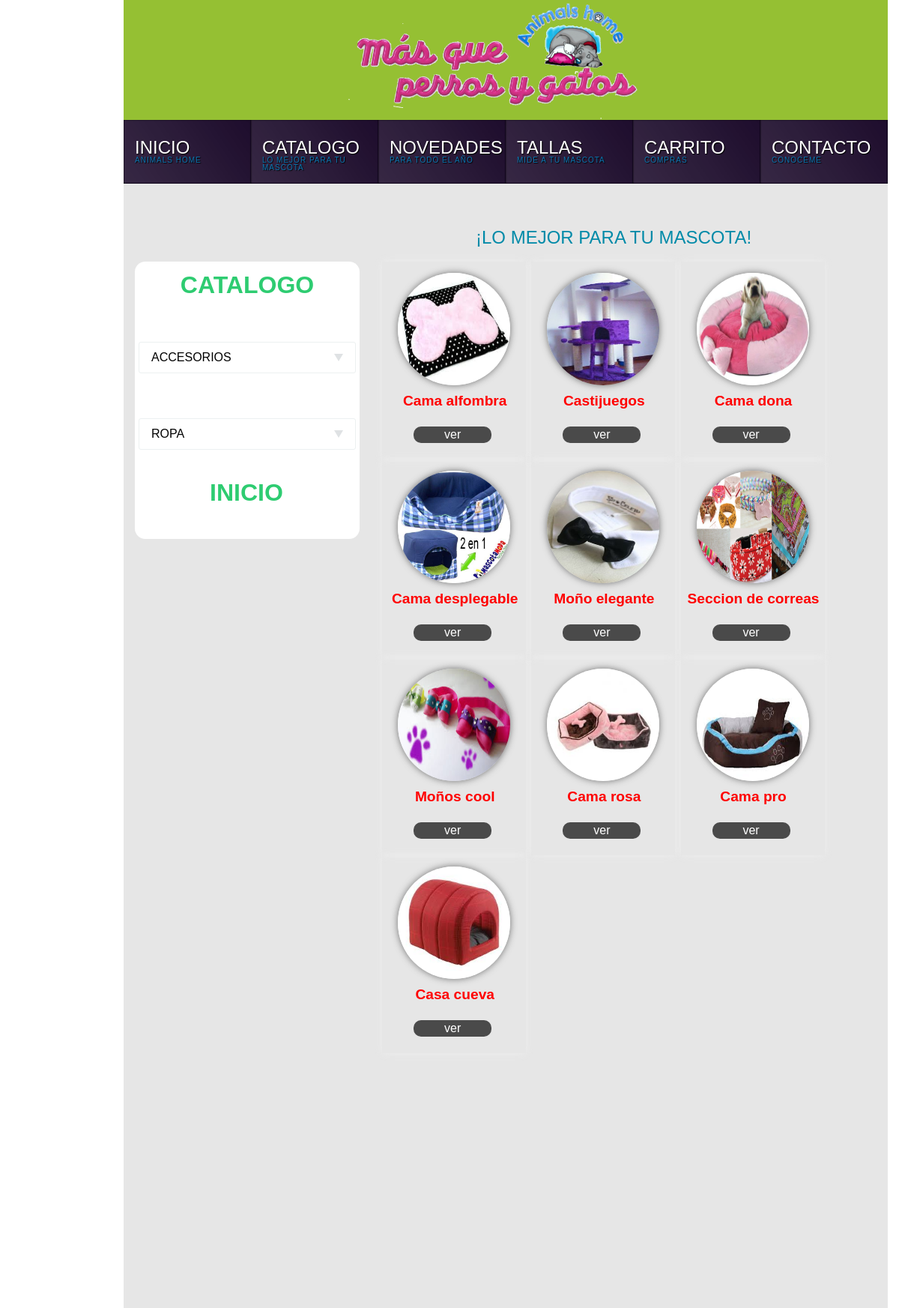
The page /accesorios.php on the database its author committed.
### tables this page shows
CREATE TABLE IF NOT EXISTS `productos` (
  `id` int(11) NOT NULL AUTO_INCREMENT,
  `nombre` text NOT NULL,
  `descripcion` text NOT NULL,
  `imagen` text NOT NULL,
  `precio` double NOT NULL,
  PRIMARY KEY (`id`)
);

### accesorios.php (the view, shortened to what this page needs)
<!DOCTYPE HTML>
<html>
<head>
<link href="css/catalogo/accesorios.css" rel="stylesheet" type="text/css"/>
<link href="css/style.css" rel="stylesheet" type="text/css"/>
 <link rel="stylesheet" href="css/catalogo/reset.css">
 <link rel="stylesheet" href="css/catalogo/menuvertical.css">
</head>
<body id="cuerpo">
    <div id="barra-logo">
        <div id="imagen-logo"></div>
          </div>
          <div id="menu">
              <ul id="sdt_menu" class="sdt_menu">
				<li>
					<a href="inicio.php">
						<span class="sdt_wrap">
							<span class="sdt_link">INICIO</span>
							<span class="sdt_descr">ANIMALS HOME</span>
						</span>
					</a>
				</li>
				<li>
					<a href="catalogo.php">
						<span class="sdt_wrap">
							<span class="sdt_link">CATALOGO</span>
							<span class="sdt_descr">LO MEJOR PARA TU MASCOTA</span>
						</span>
					</a>
				</li>
				<li>
					<a href="novedades.html">
						<span class="sdt_wrap">
							<span class="sdt_link">NOVEDADES</span>
							<span class="sdt_descr">PARA TODO EL AÑO</span>
						</span>
					</a>
				</li>
				<li>
					<a href="tallas.php">
						<span class="sdt_wrap">
							<span class="sdt_link">TALLAS</span>
							<span class="sdt_descr">MIDE A TU MASCOTA</span>
						</span>
					</a>
				</li>
				<li>
					<a href="carrito.php">
						<span class="sdt_wrap">
							<span class="sdt_link">CARRITO</span>
							<span class="sdt_descr">COMPRAS</span>
						</span>
					</a>
				</li>
				<li>
					<a href="contacto.php">
						<span class="sdt_wrap">
							<span class="sdt_link">CONTACTO</span>
							<span class="sdt_descr">CONOCEME</span>
						</span>
					</a>
				</li>
			</ul>
          </div>
        <div id="contenedor">
               <div id="texto">
               <h5 class="titulo">
              ¡LO MEJOR PARA TU MASCOTA!
               </h5>
       </div>
	    <div id="menu-vertical">
            <h1 class="encabezado"><a href="catalogo.php">CATALOGO </a></h1>
<dl class="dropdown">
	<dt><a><span>ACCESORIOS</span></a></dt>
</dl>
<dl class="dropdown">
	<dt><a><span>ROPA</span></a></dt>
</dl>
	    <h1 class="encabezado2"><a href="inicio.php">INICIO </a></h1>
        </div>
		            <div id="catalogo-general">
							<?php
		$con="select * from productos LIMIT 0,10 ";
		$re=mysql_query($con)or die(mysql_error());
		while ($f=mysql_fetch_array($re)) {
		?>
			<div class="producto">
			<center>
				<img src="imagenes/productos/<?php echo $f['imagen'];?>"><br>
				<span class="span"><?php echo utf8_encode($f['nombre']);?></span><br>
				<a href="./detalles.php?id=<?php echo $f['id'];?>">ver</a>
			</center>
		</div>
		<?php
              }
          ?>
          </div>
		</div>
</body>
</html>

### css/catalogo/accesorios.css (style rules this page uses)
.encabezado a { font-family: "GothamRnd-Bold", Helvetica, Arial, sans-serif; font-size: 1em; font-weight: 700; text-align: center; color: #2ecc71; margin: 15px 0px; text-decoration:none; }
.encabezado2 a { float:left; font-family: "GothamRnd-Bold", Helvetica, Arial, sans-serif; font-size: 1em; font-weight: 700; text-align: center; color: #2ecc71; margin: 25px 100px; text-decoration:none; }
#cuerpo { margin: 0; }
#barra-logo { float: left; background: #95c033; box-shadow: none; width:1020px ; height: 160px; display: block; margin:0px 165px; }
#imagen-logo { float:left; -webkit-background-size: cover; -moz-background-size: cover; -o-background-size: cover; background-image: url("../../imagenes/logo.png"); background-size: cover; height: 200px; width: 400px; margin: -10px 300px; }
#menu { float: left; height: 100px; margin:auto 165px; width:1020px ; height: 85px; background:#1B0A2A; }
#contenedor { float: left; height: 1500px; margin:auto 165px; width:1020px ; background:#E6E6E6; }
#texto { float: left; width: 600px; height:0 auto; margin: 30px 450px; }
.titulo { font-family: "GothamRnd-Bold", Helvetica, Arial, sans-serif; font-size: 24px; color: #008AA8; margin-bottom: 25px; float: left; margin:30px 20px; }
#menu-vertical { float: left; width: 300px; height: 370px; margin: -40px 15px; background:white; border-radius: 14px 14px 14px 14px; -moz-border-radius: 14px 14px 14px 14px; -webkit-border-radius: 14px 14px 14px 14px; border: 0px solid #000000; }
#catalogo-general { float: left; width: 640px; height: 1000px; margin: -40px 12px; border-radius: 14px 14px 14px 14px; -moz-border-radius: 14px 14px 14px 14px; -webkit-border-radius: 14px 14px 14px 14px; border: 0px solid #000000; }
.span { width:250px; float:left; margin:25px -60px; font-family: "GothamRnd-Bold", Helvetica, Arial, sans-serif; color: red; font-weight: bolder; font-size: 1.2rem; }
.producto { width: 20%; height: 200px; display: inline-block; vertical-align: top; margin-left: 0.5%; padding: 5%; -webkit-box-shadow: 0px 0px 10px rgba(240, 240, 240, 0.75); -moz-box-shadow: 0px 0px 10px rgba(240, 240, 240, 0.75); box-shadow: 0px 0px 10px rgba(240, 240, 240, 0.75); -webkit-transition: all 1s ease-in-out; -moz-transition: all 1s ease-in-out; }
.producto img { width: 150px; height: 150px; margin:-17px -11px; border-radius: 50%; -webkit-box-shadow: 0px 0px 10px rgba(74, 74, 74, 0.75); -moz-box-shadow: 0px 0px 10px rgba(74, 74, 74, 0.75); box-shadow: 0px 0px 10px rgba(74, 74, 74, 0.75); -webkit-transition: all 1s ease-in-out; -moz-transition: all 1s ease-in-out; }
.producto a { font-family: "GothamRnd-Bold", Helvetica, Arial, sans-serif; float:left; margin: 0px 10px; background-color: #4a4a4a; padding: 3px; color: white; width: 50%; padding-left: 20px; padding-right: 20px; border-radius: 10px; text-decoration:none; }

### css/style.css (style rules this page uses)
ul.sdt_menu { margin:0; padding:0; list-style: none; font-family:"Myriad Pro", "Trebuchet MS", sans-serif; font-size:12px; width:1020px; }
ul.sdt_menu a { text-decoration:none; outline:none; }
ul.sdt_menu li { float:left; width:170px; height:85px; position:relative; cursor:pointer; }
ul.sdt_menu li > a { position:absolute; top:0px; left:0px; width:170px; height:85px; z-index:12; background:transparent url(../images/overlay.png) no-repeat bottom right; -moz-box-shadow:0px 0px 2px #000 inset; -webkit-box-shadow:0px 0px 2px #000 inset; box-shadow:0px 0px 2px #000 inset; }
ul.sdt_menu li span.sdt_wrap { position:absolute; top:25px; left:0px; width:170px; height:60px; z-index:15; }
ul.sdt_menu li span span.sdt_link, ul.sdt_menu li span span.sdt_descr, ul.sdt_menu li div.sdt_box a { margin-left:15px; text-transform:uppercase; text-shadow:1px 1px 1px #000; }
ul.sdt_menu li span span.sdt_link { color:#fff; font-size:24px; float:left; clear:both; }
ul.sdt_menu li span span.sdt_descr { color:#0B75AF; float:left; clear:both; width:155px; font-size:10px; letter-spacing:1px; }

### css/catalogo/menuvertical.css (style rules this page uses)
h1 { font-family: "GothamRnd-Bold", Helvetica, Arial, sans-serif; font-size: 2em; font-weight: 700; text-align: center; color: #2ecc71; margin: 15px 0px; }
.dropdown { width: 18em; margin: 60px 5px; margin-bottom: 1em; }
.dropdown dt a { font-family: "GothamRnd-Bold", Helvetica, Arial, sans-serif; display: block; height: 2.5em; width: 100%; border: 1px solid #ecf0f1; border-radius: 3px; text-decoration: none; }
.dropdown dt span { display: block; padding: 0 1em; line-height: 2.5em; border-right: 1em solid transparent; cursor: pointer; }

### rows shown on the page
productos: imagen (picture), nombre "Cama alfombra"
productos: imagen (picture), nombre "Castijuegos"
productos: imagen (picture), nombre "Cama dona"
productos: imagen (picture), nombre "Cama desplegable"
productos: imagen (picture), nombre "Moño elegante"
productos: imagen (picture), nombre "Seccion de correas"
productos: imagen (picture), nombre "Moños cool"
productos: imagen (picture), nombre "Cama rosa"
productos: imagen (picture), nombre "Cama pro"
productos: imagen (picture), nombre "Casa cueva"
